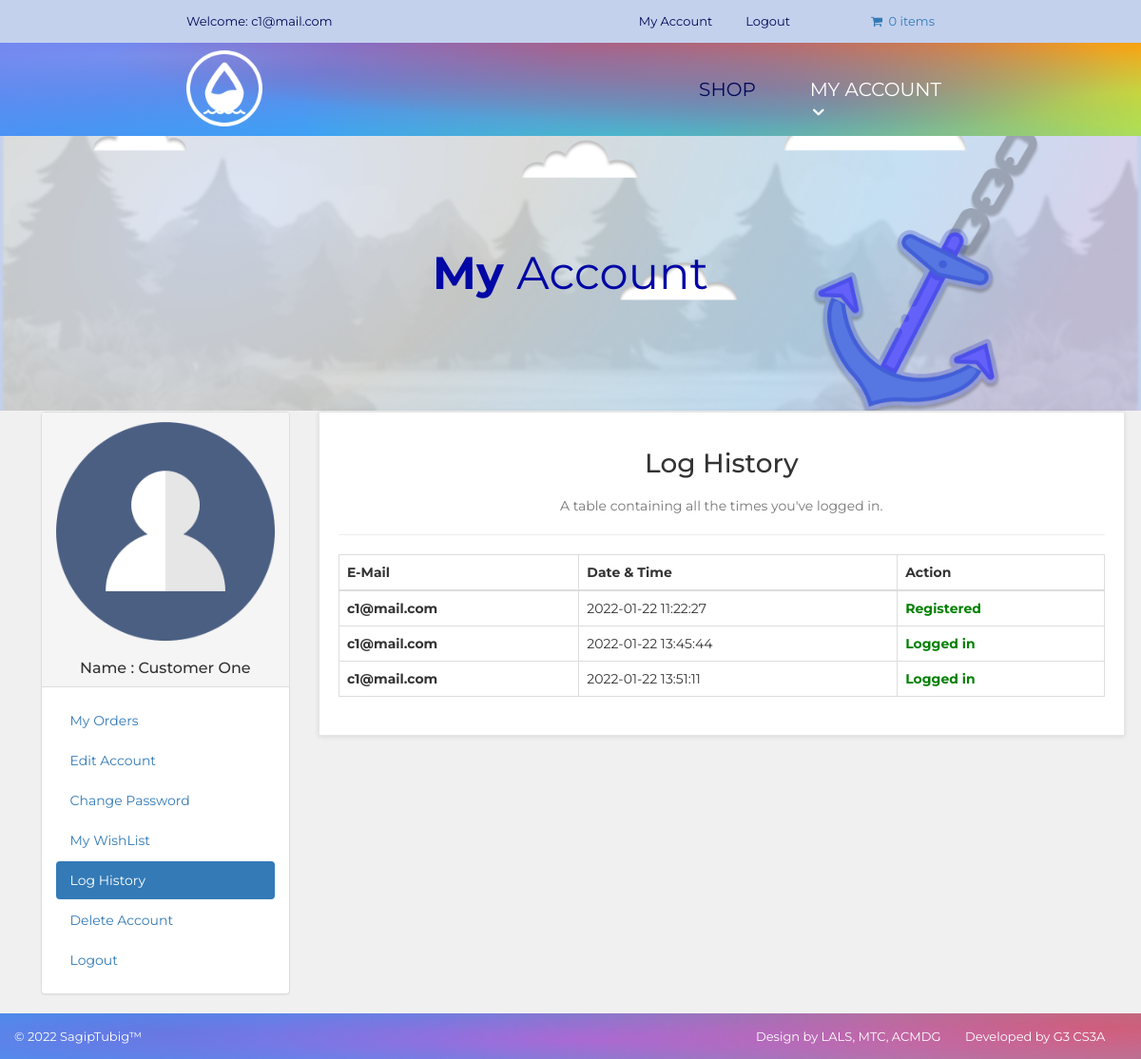
Before: /customer/my_account.php?log_history (signed in) with the older database file.
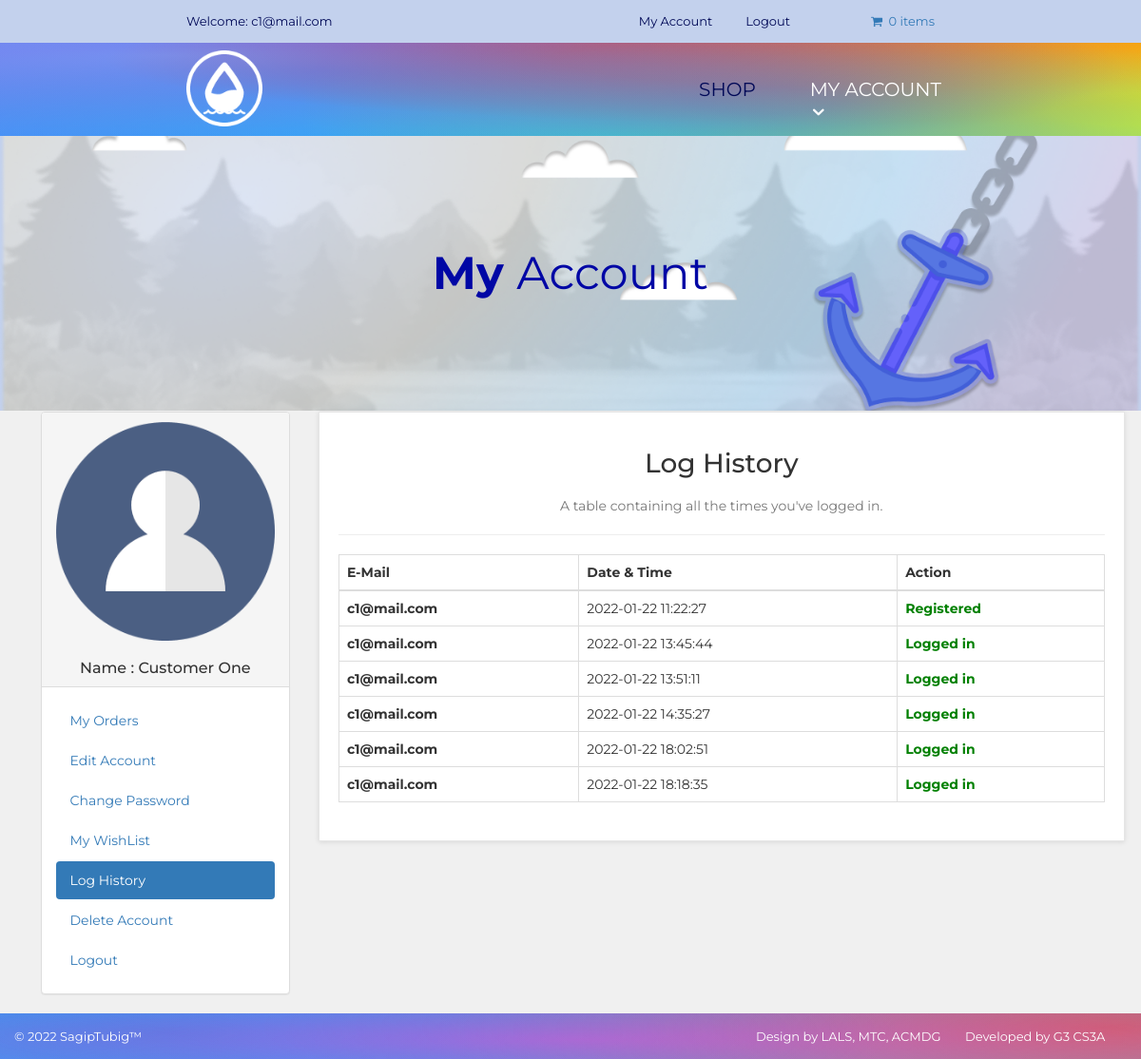
After: the same page with the newer database file.
### tables this page shows
CREATE TABLE `customers` (
  `customer_id` int(10) NOT NULL,
  `customer_name` varchar(255) NOT NULL,
  `customer_email` varchar(255) NOT NULL,
  `customer_pass` varchar(255) NOT NULL,
  `customer_country` text NOT NULL,
  `customer_city` text NOT NULL,
  `customer_contact` varchar(255) NOT NULL,
  `customer_address` text NOT NULL,
  `customer_image` text NOT NULL,
  `customer_ip` varchar(255) NOT NULL,
  `customer_confirm_code` text NOT NULL
);

CREATE TABLE `customer_log_history` (
  `log_id` int(11) NOT NULL,
  `cid` int(10) NOT NULL,
  `c_email` varchar(255) NOT NULL,
  `log_time` timestamp NOT NULL DEFAULT current_timestamp(),
  `activity` varchar(255) NOT NULL
);

### customer/log_history.php (the view, shortened to what this page needs)
<center>
<h1> Log History </h1>
<p class="text-muted" >
A table containing all the times you've logged in.
</p>
</center>
<hr>
<div class="table-responsive" >
<table  class="table table-bordered table-hover" >
<thead>
<tr>
<th>E-Mail</th>
<th>Date & Time</th>
<th>Action</th>
</tr>
</thead>
<tbody>
<?php
$customer_id = $_SESSION['customer_id'];
$get_logs = "select * from customer_log_history where cid='$customer_id'";
$run_logs = mysqli_query($con, $get_logs);
while ($row_logs = mysqli_fetch_array($run_logs)) {
    $c_email = $row_logs['c_email'];
    $log_date = $row_logs['log_time'];
    $c_action = $row_logs['activity'];
    ?>
<tr>
<th><?php echo $c_email ?></th>
<td><?php echo $log_date ?></td>
<td><b style='color:green;'><?php echo $c_action ?></b></td>
</tr>
<?php }?>
</tbody>
</table>
</div>

### customer/my_account.php (shortened to what this page needs)
<?php
if (!isset($_SESSION['customer_email'])) {
    echo "<script>window.open('../checkout.php','_self')</script>";
} else {
    include "includes/db.php";
    include "../includes/header.php";
    include "functions/functions.php";
    include "includes/main.php";
    ?>
  <main>
    <div class="nero">
      <div class="nero__heading">
        <span class="nero__bold">My </span>Account
      </div>
    </div>
  </main>
<div id="content" >
<div class="container">
<div class="col-md-12" >
</div>
<div class="col-md-3">
<?php include "includes/sidebar.php";?>
</div>
<div class="col-md-9" >
<div class="box" >
<?php
    if (isset($_GET['log_history'])) {
        include "log_history.php";
    }
    ?>
</div>
</div>
</div>
</div>
<?php
    include "../includes/footer.php";
    ?>
</body>
</html>
<?php }?>

### includes/header.php (shortened to what this page needs)
<!DOCTYPE html>
<html lang="en">
<head>
  <link href="styles/bootstrap.min.css" rel="stylesheet">
  <link href="styles/backend.css" rel="stylesheet">
  <link href="styles/style.css" rel="stylesheet">
  <link href="font-awesome/css/font-awesome.min.css" rel="stylesheet">

### customer/includes/main.php (shortened to what this page needs)
</head>
<body>
  <header class="page-header">
    <div class="page-header__topline">
      <div class="clearfix">
        <div class="currency">
          <a class="currency__change" href="my_account.php?my_orders">
          <?php
if (!isset($_SESSION['customer_email'])) {
    echo "Welcome :Guest";
} else {
    echo "Welcome: " . $_SESSION['customer_email'] . "";
}
?>
          </a>
        </div>
        <div class="basket login__link">
          <a href="../cart.php" class="btn1">
            <i class="icon-basket"></i>
            <?php items();?> items
          </a>
        </div>
        <ul class="login">
          <li class="login__item">
          <?php
if (!isset($_SESSION['customer_email'])) {
    echo '<a href="../customer_register.php" class="login__link">Register</a>';
} else {
    echo '<a href="my_account.php?my_orders" class="login__link">My Account</a>';
}
?>
          </li>
          <li class="login__item">
          <?php
if (!isset($_SESSION['customer_email'])) {
    echo '<a href="../checkout.php" class="login__link">Sign In</a>';
} else {
    echo '<a href="../logout.php" class="login__link">Logout</a>';
}
?>
          </li>
        </ul>
      </div>
    </div>
    <div class="page-header__bottomline">
      <div class="clearfix">
        <div class="logo">
          <a class="logo__link" href="../index.php">
            <img class="logo__img" src="../images/component.png" alt="SagipTubig Logo" width="80">
          </a>
        </div>
        <nav class="main-nav">
          <ul class="categories">
            <li class="categories__item">
              <a class="categories__link categories__link--active" href="../shop.php">
                Shop
              </a>
            </li>
          <li class="categories__item">
              <a class="categories__link" href="#">
                My Account
                <i class="icon-down-open-1"></i>
              </a>
            </li>
          </ul>
        </nav>
      </div>
    </div>
  </header>

### customer/functions/functions.php (shortened to what this page needs)
<?php
$db = mysqli_connect("localhost", "root", "", "sagiptubig");
function getRealUserIp()
{
    switch (true) {
        default:return $_SERVER['REMOTE_ADDR'];
    }
}
function items()
{
    global $db;
    $ip_add = getRealUserIp();
    $get_items = "select * from cart where ip_add='$ip_add'";
    $run_items = mysqli_query($db, $get_items);
    $count_items = mysqli_num_rows($run_items);
    echo $count_items;
}

### customer/includes/sidebar.php (shortened to what this page needs)
<div class="panel panel-default sidebar-menu">
<div class="panel-heading">
<?php
$customer_session = $_SESSION['customer_email'];
$get_customer = "select * from customers where customer_email='$customer_session'";
$run_customer = mysqli_query($con, $get_customer);
$row_customer = mysqli_fetch_array($run_customer);
$customer_image = $row_customer['customer_image'];
$customer_name = $row_customer['customer_name'];
if (!isset($_SESSION['customer_email'])) {
} else {
    echo "
<center>
<img src='customer_images/$customer_image' class='img-responsive'>
</center>
<br>
<h3 align='center' class='panel-title'> Name : $customer_name </h3>
";
}
?>
</div>
<div class="panel-body">
<ul class="nav nav-pills nav-stacked">
<li class="<?php if (isset($_GET['my_orders'])) {echo "active";}?>">
<a href="my_account.php?my_orders"> <i class="fa fa-list"> </i> My Orders </a>
</li>
<li class="<?php if (isset($_GET['edit_account'])) {echo "active";}?>">
<a href="my_account.php?edit_account"> <i class="fa fa-pencil"></i> Edit Account </a>
</li>
<li class="<?php if (isset($_GET['change_pass'])) {echo "active";}?>">
<a href="my_account.php?change_pass"> <i class="fa fa-user"></i> Change Password </a>
</li>
<li class="<?php if (isset($_GET['my_wishlist'])) {echo "active";}?>">
<a href="my_account.php?my_wishlist"> <i class="fa fa-heart"></i> My WishList </a>
</li>
<li class="<?php if (isset($_GET['log_history'])) {echo "active";}?>">
<a href="my_account.php?log_history"> Log History </a>
</li>
<li class="<?php if (isset($_GET['delete_account'])) {echo "active";}?>">
<a href="my_account.php?delete_account"> <i class="fa fa-trash-o"></i> Delete Account </a>
</li>
<li>
<a href="logout.php"> <i class="fa fa-sign-out"></i> Logout </a>
</li>
</ul>
</div>
</div>

### includes/footer.php
<footer class="page-footer">
	<div class="page-footer__subline">
		<div class="container clearfix">
			<div class="copyright">
				&copy; 2022 SagipTubig&trade;
			</div>
			<div class="developer">
				Developed by G3 CS3A
			</div>
			<div class="designby">
				Design by LALS, MTC, ACMDG
			</div>
		</div>
	</div>
</footer>

### styles/style.css (style rules this page uses)
body { font-family: "Montserrat", Helvetica, Arial, sans-serif; font-size: 14px; line-height: 1.42857143; color: #333333; background-color: #f0f0f0; overflow-x: hidden; }
.box { background: #fff; margin: 0 0 30px; border: solid 1px #e6e6e6; box-sizing: border-box; padding: 20px; box-shadow: 0 1px 5px rgba(0, 0, 0, 0.1); }
#content { padding-left: 25px; }
.nav-pills>li.active>a, .nav-pills>li.active>a:focus, .nav-pills>li.active>a:hover { color: #fff; background-color: #337ab7 }

Changed rows visible on the page:
added customer_log_history: c_email "c1@mail.com", log_time "2022-01-22 14:35:27", activity "Logged in"
added customer_log_history: c_email "c1@mail.com", log_time "2022-01-22 18:02:51", activity "Logged in"
added customer_log_history: c_email "c1@mail.com", log_time "2022-01-22 18:18:35", activity "Logged in"
